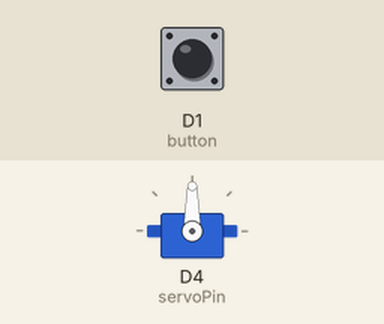
Simulated run of this sketch. Board: ESP8266 (NodeMCU). Shown: servo. The inputs (shaded band) are chosen by the test bench; at power-on: D1 (button) LOW. WiFi joins after 1.5 s; servers stay silent unless stated; no MQTT or app messages arrive unless stated; what the sketch prints to the serial monitor is not drawn.

Above: at 2.7 s.
2.8 s: D1 (button) pulled HIGH for 0.3 s
At 4.2 s:
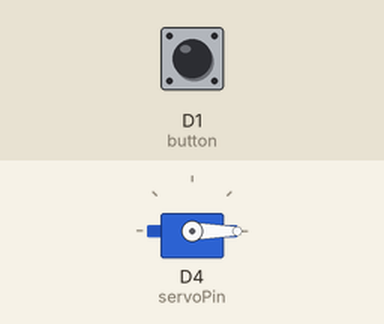
Timing chart, 0 to 5.8 s (numbered marks = the images above; inputs shaded):
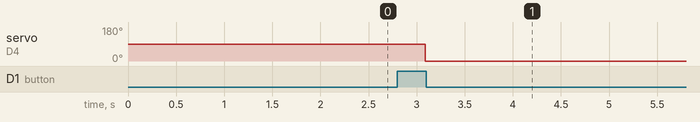

The sketch:

garden-barrier.ino
```cpp
// Include used libraries
#include <Servo.h>

#include <ESP8266WiFi.h>
#include <PubSubClient.h>

// Pin definition
int servoPin = D4;
#define button D1
#define object_sensor D7
// Create a servo object
Servo Servo1;

// maximum received message length
#define MAX_MSG_LEN (128)
// Wifi configuration
const char* ssid = "IoT-WiFi";
const char* password = "Cisc0Nag2019IoT";

// MQTT Configuration
const char *serverHostname = "10.1.2.1";
const char *clientId = "garden-barrier";
const char *topic = "garden/barrier";
String message;

// Client instances for wifi and MQTT communication
WiFiClient espClient;
PubSubClient client(espClient);

// Function for opening the barrier
void open_barrier() {
   Servo1.write(0);
   client.publish(topic, "state:opened");
}

// Function for closing the barrier
void close_barrier() {
   Servo1.write(90);
   client.publish(topic, "state:closed");
}

void barrier_cycle() {
  open_barrier();
  Serial.println("Barrier opened");
  delay(10000);
  while (digitalRead(object_sensor) == LOW) {
    delay(100);
  }
  close_barrier();
  Serial.println("Barrier closed");
}

// Connect to wifi
void connectWifi() {
  delay(10);
  // Connecting to a WiFi network
  Serial.printf("\nConnecting to %s\n", ssid);
  WiFi.begin(ssid, password);
  while (WiFi.status() != WL_CONNECTED) {
    delay(250);
    Serial.print(".");
  }
  Serial.println("");
  Serial.print("WiFi connected on IP address ");
  Serial.println(WiFi.localIP());
}


// connect to MQTT server
void connectMQTT() {
  // Wait until we're connected
  while (!client.connected()) {
    Serial.printf("MQTT connecting as client %s...\n", clientId);
    // Attempt to connect
    if (client.connect(clientId)) {
      Serial.println("MQTT connected");
      // subscribe the topic
      client.subscribe(topic);
    } else {
      Serial.printf("MQTT failed, state %s, retrying...\n", client.state());
      // Wait before retrying
      delay(2500);
    }
  }
}

// This is called whenever a message is recieved
void callback(char *msgTopic, byte *msgPayload, unsigned int msgLength) {
  // copy payload to a static string
  static char message[MAX_MSG_LEN+1];
  if (msgLength > MAX_MSG_LEN) {
    msgLength = MAX_MSG_LEN;
  }
  strncpy(message, (char *)msgPayload, msgLength);
  message[msgLength] = '\0';

  Serial.printf("topic %s, message received: %s\n", msgTopic, message);

  // decode message
  if (strcmp(message, "set:open") == 0) {
    barrier_cycle();
  }
}

void setup() {
   Serial.begin(9600);
   Servo1.attach(servoPin);
   pinMode(object_sensor, INPUT);
   connectWifi();
   client.setServer(serverHostname, 1883);
   client.setCallback(callback);
   close_barrier();
   connectMQTT() ;
   client.publish(topic, "state:closed");
}

void loop(){
  if (digitalRead(button) == HIGH) {
    barrier_cycle();
  }
  // check connection to MQTT server
  if (!client.connected()) {
    connectMQTT();
  }
  // Client loop
  client.loop();
  // Wait
  delay(500);
}
```

Measured:
- after the input at 2.8 s, servo on D4 (servoPin): 90° → 0° after 0.29 s
